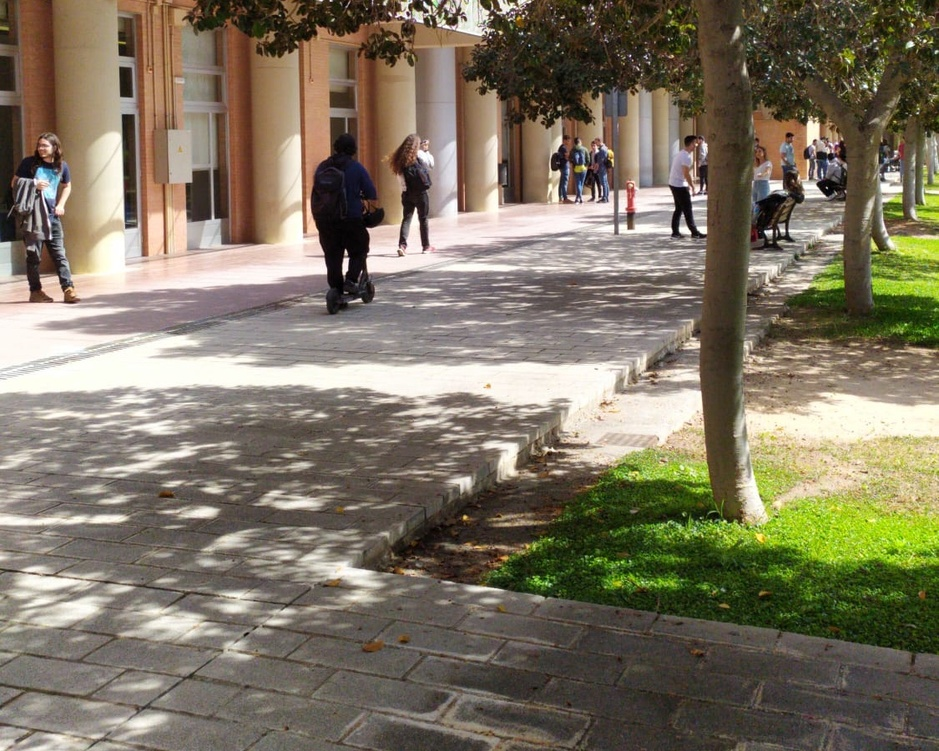
#> input picture Chapter 04. Keypoint detection/images/park_l.jpeg, 939 x 751 px, shrunk from 1125 x 900 before the run
$ jupyter execute '4.2 Corner detection and description. FAST and ORB.ipynb'
#> lines starting #> are read from the running program, lines starting #| are printed output that depends on the picture
## 4.2 Back to the 21st century! Using FAST and ORB

The Harris corner detector has been employed in a vast amount of works since its proposal back in 1988 and it's still being used in many approaches because of its simplicity and performance. However, the computer vision community has obviously moved on in recent years and nowadays is being focused in using faster methods to detect corners. One of the most successful and popular methods for detecting corners is called **FAST** (**F**eatures from **A**ccelerated **S**egment **T**est), which, has its name suggest is clearly faster than most of the methods developed so far. [Published in 2006](https://link.springer.com/chapter/10.1007/11744023_34), the work by Rosten and Drummond claims to operate around 20x faster than the Harris method and finds a considerably large amount of keypoints (sometimes too much!).

In a nutshell, in its original form, it operates by comparing the grey level of a certain pixel in the image with a surrounding circle of 16 pixels. If at least 12 consecutive pixels in that circle are brighter (or darker) than the candidate, then it is a considered as a corner. Being based just in pixel comparisons, you can imagine its speed!

In fact, by wisely selecting the first 4 pixels to compare, fast rejection of possible candidates can be easily applied. Some variations of the original proposal have been developed later, turning the FAST-based approaches a prominent method for detecting corners nowadays.

However, this method **does not provide a descriptor** for the detected corners, so, as we learnt before, they must be augmented with a descriptor in order to be matched! We could use again NCC and a patch, but in this case we are going to explore the ORB method, which is [a detection and description method](https://ieeexplore.ieee.org/abstract/document/6126544) developed in 2011 by Rublee *et.al*.

ORB stands for **O**riented FAST and **R**otated **B**RIEF and combines the FAST detector with a modified version of the [BRIEF descriptor](https://link.springer.com/chapter/10.1007/978-3-642-15561-1_56). In short, ORB operates as follows:

1. It detects FAST corners and computes its main orientation.
- It rotates the sourrounding patch of the keypoint according to the main orientation.
- It computes the BRIEF descriptor by comparing the grey level in a set of wisely selected pairs of pixels within the (rotated) patch, yielding a **binary** sequence that corresponds to the descriptor.

Since the resulting descriptors are binary (i.e. sequences of bits), they can be easily compared by using the so-called [Hamming distance](https://en.wikipedia.org/wiki/Hamming_distance), which, essentially, computes the number of different bits in the two descriptors.

[cell 1]
import cv2
import numpy as np
import matplotlib.pyplot as plt
import matplotlib
matplotlib.rcParams['figure.figsize'] = (20.0, 20.0)
images_path = './images/'

### **<span style="color:green"><b><i>ASSIGNMENT 1: Using ORB</i></b></span>**

Now let's try a simple example of using ORB. Write a script that:
1. Loads the images 'park_l.jpeg' and 'park_r.jpeg' in grayscale.
- Detect ORB keypoints.
- Compute their ORB descriptor.
- Use a Brute-Force matcher to find correspondences between both sets of keypoints. A Brute-Force matcher simply compares a certain descriptor in a list with all the rest of descriptors in an exhaustive search.
- Order the matches according to their distance (have a look to [`sorted()`](https://wiki.python.org/moin/HowTo/Sorting) and use as key the lambda function `x:x.distance`). Set the `crossCheck` argument to `True` in order to get more robust matches.
- Once all matches are defined, call `cv2.drawMatches` and display the resulting image with the 30 best matches. Try `cv2.DrawMatchesFlags_NOT_DRAW_SINGLE_POINTS` as flag in this function call.

*Tip: Search for some documentation regarding ORB detection/description and brute-force matching in OpenCV.*

[cell 2]
# Assignment 1
# Detect and describe keypoints using ORB in two images ('park_l.jpeg' and 'park_r.jpeg'), then match them using a brute-force matcher.
# Write your code here

# Load the two previous images and convert to grayscale
image_l = cv2.imread(images_path + 'park_l.jpeg',cv2.IMREAD_GRAYSCALE)
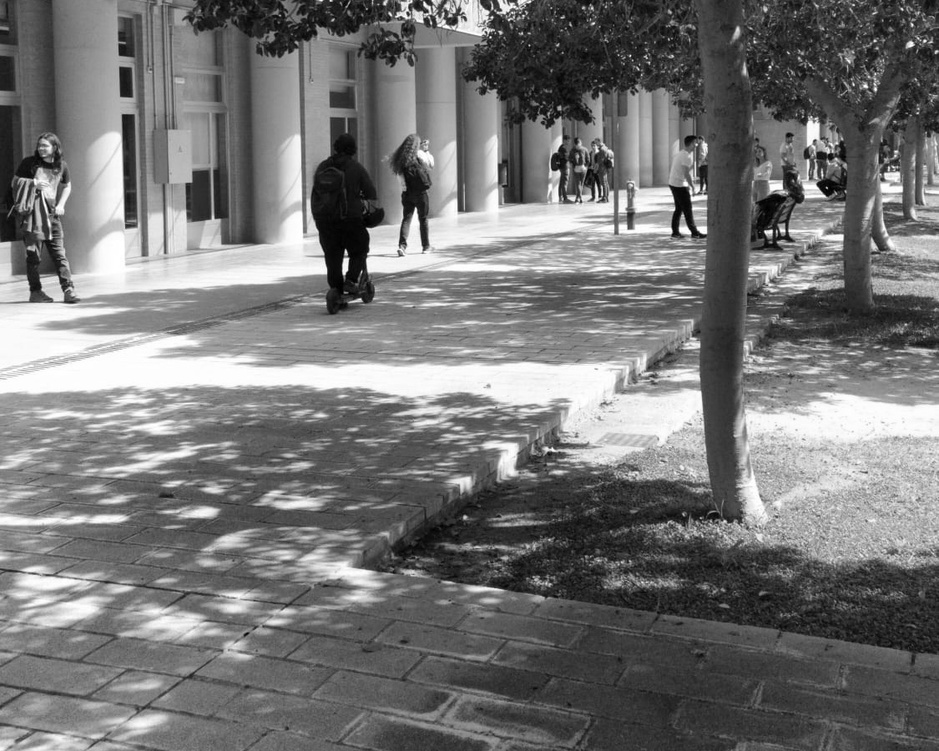
#> image_l: shape (751, 939); min 0, max 255, mean 117.3
image_r = cv2.imread(images_path + 'park_r.jpeg',cv2.IMREAD_GRAYSCALE)
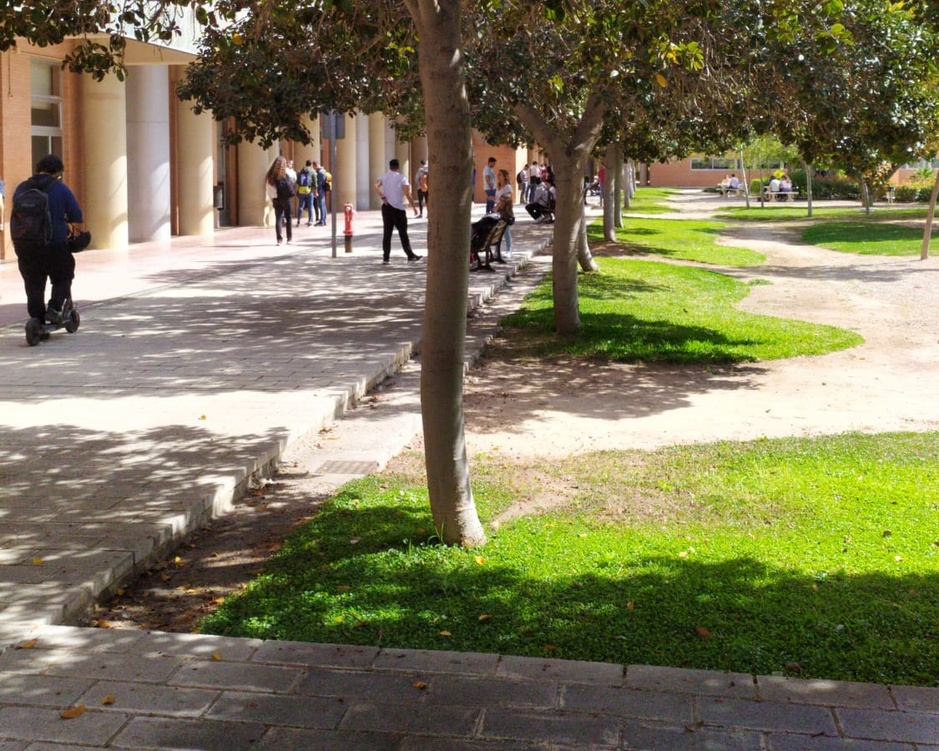
#> input picture Chapter 04. Keypoint detection/images/park_r.jpeg, 939 x 751 px, shrunk from 1125 x 900 before the run
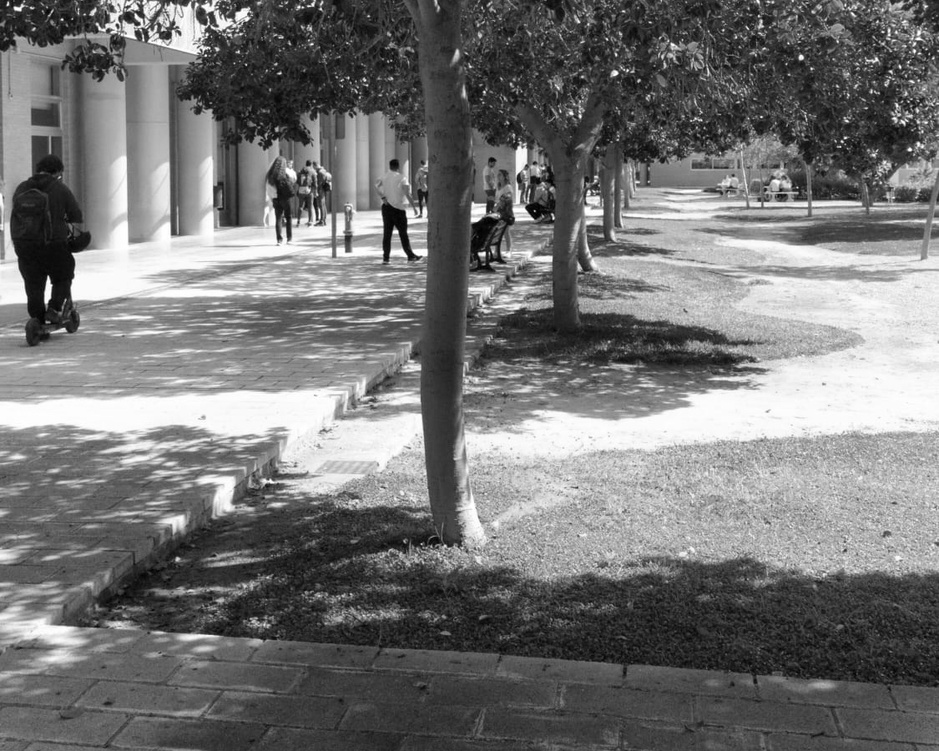
#> image_r: shape (751, 939); min 0, max 255, mean 116.7

# Detect the ORB keypoints using the OpenCV method
# -- create the ORB detector
orb = cv2.ORB_create()

# -- detect ORB keypoints
kp_l = orb.detect(image_l,None)
#> kp_l = 500 keypoints; strongest (x, y, size): (344, 273, 31), (346, 259, 31), (767, 232, 53.6), (765, 231, 31)
kp_r = orb.detect(image_r,None)
#> kp_r = 500 keypoints; strongest (x, y, size): (484, 253, 31), (482, 253, 44.6), (802, 57, 31), (799, 58, 37.2)

# -- compute the descriptors with ORB
kp_l, des_l = orb.compute(image_l, kp_l)
kp_r, des_r = orb.compute(image_r, kp_r)

# Note: detection and description can be done in just one call

# Match descriptors.
matches = cv2.BFMatcher(cv2.NORM_HAMMING, crossCheck=True).match(des_l,des_r)
#> matches = 198 matches

# Sort them in the order of their distance.
matches = sorted(matches, key = lambda x:x.distance)

# Display both images side-by-side along with the matches
image_matches = np.copy(image_l)
image_matches = cv2.drawMatches(image_l,kp_l,image_r,kp_r,matches[:30],image_matches,flags=cv2.DrawMatchesFlags_NOT_DRAW_SINGLE_POINTS) #,flags=cv2.DRAW_MATCHES_FLAGS_DRAW_RICH_KEYPOINTS)
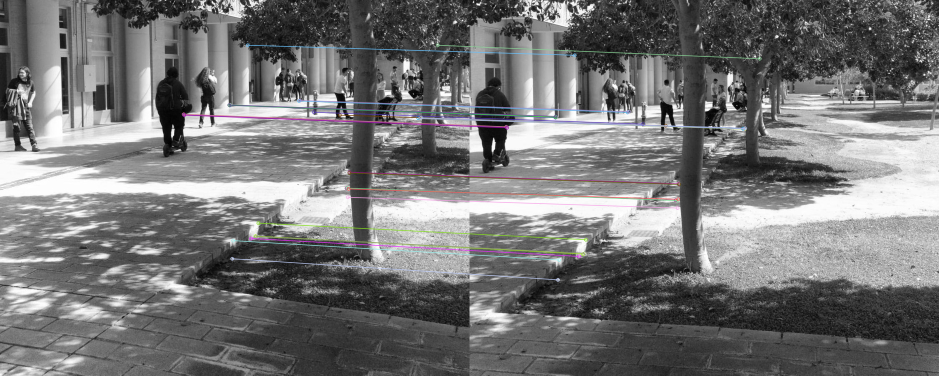
#> image_matches: shape (751, 1878, 3) (shown at 1/2 size); mean of channels 0, 1, 2 117.3, 117, 117.1; drawn as B, G, R

# And finally show them
plt.imshow(image_matches)
